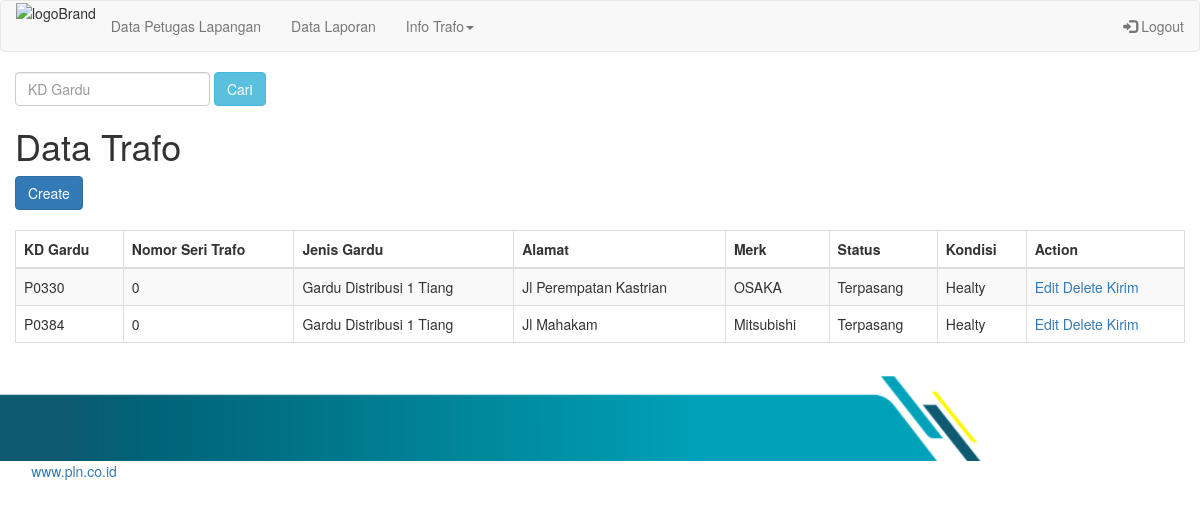
The page /rest_client/index.php/search/searchtrafo on the database its author committed.
### tables this page shows
CREATE TABLE `data_trafo` (
  `kd_gardu` varchar(30) NOT NULL,
  `nomor_seri` int(50) NOT NULL,
  `jenis` varchar(50) NOT NULL,
  `alamat` varchar(100) NOT NULL,
  `merk` varchar(100) NOT NULL,
  `status` text NOT NULL,
  `kondisi` text NOT NULL
);

### rest_client/application/controllers/search.php (called while the page is built, shortened)
<?php
Class search Extends CI_Controller
{
    function __construct()
    {
        $this->load->helper('url');
        $this->load->model('m_cari');
        $this->load->helper('form');
    }
    public function searchtrafo()
    {
        $keyword    =   $this->input->post('keyword');
        $data['data_trafo']    =   $this->m_cari->datatrafo($keyword);
        $this->load->view('listy',$data);
    }
}
?>

### rest_client/index.php (called while the page is built, shortened)
<?php
require_once BASEPATH.'core/CodeIgniter.php';

### rest_client/application/models/m_cari.php (called while the page is built, shortened)
<?php if ( ! defined('BASEPATH')) exit('No direct script access allowed');
class m_cari extends CI_Model {
      public function datatrafo($keyword){
        $this->db->select('*');
        $this->db->from('data_trafo');
        $this->db->like('kd_gardu', $keyword);
        $this->db->or_like('merk', $keyword);
        $query = $this->db->get();
        return $query->result();
      }
  }
?>

### rest_client/application/views/listy.php (the view, shortened to what this page needs)
<!DOCTYPE html>
<html lang="en">
<head>
  <link rel="stylesheet" href="https://maxcdn.bootstrapcdn.com/bootstrap/3.4.1/css/bootstrap.min.css">
</head>
<body>
 <nav class="navbar navbar-default">
    <div class="container-fluid">
      <div class="navbar-header">
        <img src="https://upload.wikimedia.org/wikipedia/commons/2/20/Logo_PLN.svg" alt="logoBrand" id="logoBrand" width="150" height="70">
      </div>
      <ul class="nav navbar-nav">
      <li><a href="<?php echo base_url() . 'petugas' ?>">Data Petugas Lapangan</a></li>
        <li><a href="<?php echo base_url() . 'dat_laporan' ?>">Data Laporan</a></li>
        <li class="dropdown"><a class="dropdown-toggle" data-toggle="dropdown" href="#">Info Trafo<span class="caret"></span></a>
        </li>
      </ul>
      <ul class="nav navbar-nav navbar-right">
        <li><a href="http://localhost/PLN/rest_client/login"><span class="glyphicon glyphicon-log-in"></span> Logout</a></li>
      </ul>
    </div>
  </nav>
  <div class="navbar-form navbar-center">
    <?php echo form_open('search/searchtrafo') ?>
    <input type="text" name="keyword" id="keyword" class="form-control" placeholder="KD Gardu">
    <button type="submit" class="btn btn-info">Cari</button>
    <?php echo form_close() ?>
    <div class="table-responsive">
      <table class="table table-bordered">
        <div class="row">
          <div class="col-lg-6">
            <h1>Data Trafo</h1>
            <a class="btn btn-primary" href="<?php echo base_url('data_trafo/createy') ?>"><i class="fa fa file"></i>Create</a>
            <table width="150%" class="table table-striped table-bordered table-hover" id="dataTables-example">
              <thead>
                <tr>
                  <th>KD Gardu</th>
                  <th>Nomor Seri Trafo</th>
                  <th>Jenis Gardu</th>
                  <th>Alamat</th>
                  <th>Merk</th>
                  <th>Status</th>
                  <th>Kondisi</th>
                  <th>Action</th>
                </tr>
              </thead>
              <tbody>
                <?php
                foreach ($data_trafo as $c) {
                  echo "<tr>
                <td>$c->kd_gardu</td>
                <td>$c->nomor_seri</td>
                <td>$c->jenis</td>
                <td>$c->alamat</td>
                <td>$c->merk</td>
                <td>$c->status</td>
                <td>$c->kondisi</td>
                <td>" . anchor('data_trafo/edity/' . $c->kd_gardu, 'Edit') . "
                  " . anchor('data_trafo/delete/' . $c->kd_gardu, 'Delete') . "
                  " . anchor('Message', 'Kirim', ['data-toggle' => 'modal', 'data-target' => '#exampleModal']) . "</td>
                </tr>";
                }
                ?>
              </tbody>
            </table>
          </div>
        </div>
    </div>
  </div>
  <img src="<?php echo base_url(); ?>assets/img/footer1.png" height="90">&nbsp&nbsp&nbsp&nbsp&nbsp&nbsp&nbsp&nbsp&nbsp&nbsp&nbsp&nbsp&nbsp&nbsp
  &nbsp&nbsp&nbsp&nbsp&nbsp&nbsp&nbsp&nbsp<a href="http://www.pln.co.id">www.pln.co.id</a>
</body>
</html>

### rows shown on the page
data_trafo: kd_gardu "P0330", nomor_seri "0", jenis "Gardu Distribusi 1 Tiang", alamat "Jl Perempatan Kastrian", merk "OSAKA", status "Terpasang", kondisi "Healty", kd_gardu "Edit", kd_gardu "Delete"
data_trafo: kd_gardu "P0384", nomor_seri "0", jenis "Gardu Distribusi 1 Tiang", alamat "Jl Mahakam", merk "Mitsubishi", status "Terpasang", kondisi "Healty", kd_gardu "Edit", kd_gardu "Delete"
